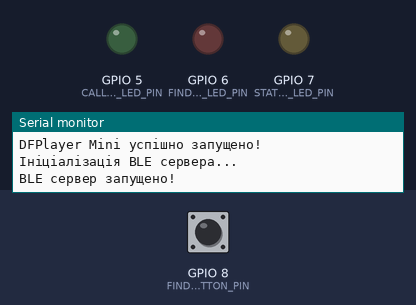
Bench run of a sketch on a simulated ESP32-S3. On the bench: output pins drawn as LEDs (lit = HIGH), the last lines printed to the serial monitor. The inputs (shaded band) are chosen by the test bench; at power-on: GPIO 8 (FIND_BUTTON_PIN) HIGH. Nothing arrives over Bluetooth unless stated; the audio player accepts every command and is not drawn; a phone connects over Bluetooth LE 3 s after start.

Above: at 2.7 s.
2.8 s: GPIO 8 (FIND_BUTTON_PIN) pulled LOW for 3.2 s
At 7.1 s:
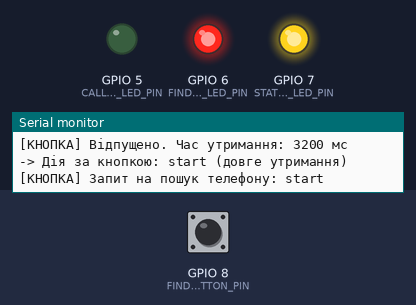
9.0 s: GPIO 8 (FIND_BUTTON_PIN) pulled LOW for 0.15 s
At 10.4 s:
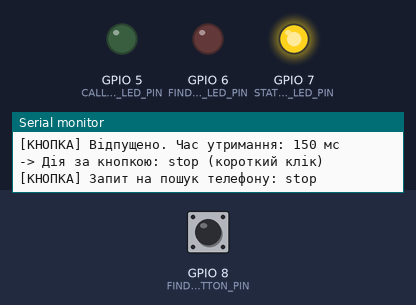
Timing chart, 0 to 12.0 s (numbered marks = the images above; inputs shaded):
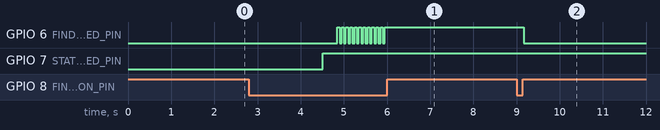

The sketch:

dzvonyk.ino
```cpp
#include <BLEDevice.h>
#include <BLEServer.h>
#include <BLEUtils.h>
#include <BLE2902.h>
#include <HardwareSerial.h>
#include <DFRobotDFPlayerMini.h>

const int CALL_GREEN_LED_PIN = 5;
const int FIND_RED_LED_PIN = 6;
const int STATUS_YELLOW_LED_PIN = 7;
const int FIND_BUTTON_PIN = 8;
const int DF_TX_PIN = 3; // До RX (через резистор 1кОм)
const int DF_RX_PIN = 4; // До TX

HardwareSerial dfSerial(1);
DFRobotDFPlayerMini myDFPlayer;

#define SERVICE_UUID "4fafc201-1fb5-459e-8fcc-c5c9c331914b"
#define CHARACTERISTIC_UUID "BEB5483E-36E1-4688-B7F5-EA07361B26AA"

bool deviceConnected = false;
BLEServer* pServer = nullptr;
BLECharacteristic* pCharacteristic = nullptr;

volatile bool newCommandAvailable = false;
String globalStatus = "";
int globalNumber = 0;

bool lastButtonState = HIGH;
unsigned long previousButtonMillis = 0;
const long buttonInterval = 50;

unsigned long pressStartTime = 0;
bool isHolding = false;
bool longPressTriggered = false;

class MyServerCallbacks: public BLEServerCallbacks {
    void onConnect(BLEServer* pServer) {
        deviceConnected = true;
        digitalWrite(STATUS_YELLOW_LED_PIN, HIGH);
        Serial.println("[BLE] Телефон підключено!");
    }

    void onDisconnect(BLEServer* pServer) {
        deviceConnected = false;
        digitalWrite(STATUS_YELLOW_LED_PIN, LOW);
        Serial.println("[BLE] Телефон відключено. Перезапуск реклами...");
        delay(500);
        pServer->getAdvertising()->start();
    }
};

void playRingTone(String status, int number) {
  if (status == "ring") {
    digitalWrite(CALL_GREEN_LED_PIN, HIGH);
    myDFPlayer.playMp3Folder(number);
    Serial.println("[DFPlayer] Запуск треку " + String(number) + " (дзвінок)");
  }
  else if (status == "stop") {
    digitalWrite(CALL_GREEN_LED_PIN, LOW);
    myDFPlayer.stop();
    Serial.println("[DFPlayer] Зупинка треку");
  }
}

class MyCallbacks: public BLECharacteristicCallbacks {
    void onWrite(BLECharacteristic *pCharacteristic) {
        String value = pCharacteristic->getValue();

        if (value.length() > 0) {
            Serial.println("[BLE] Отримано дані: " + value);

            int separatorIndex = value.indexOf(':');
            if (separatorIndex != -1) {
                String status = value.substring(0, separatorIndex);
                String number = value.substring(separatorIndex + 1);

                globalStatus = status;
                globalNumber = number.toInt();
                newCommandAvailable = true;

                if (status == "ring" || status == "stop") {
                    String ackMessage = "ack:" + status;
                    pCharacteristic->setValue(ackMessage.c_str());
                    pCharacteristic->notify();
                    Serial.println("[BLE] Надіслано підтвердження: " + ackMessage);
                }

                Serial.println("-> Черга: Статус = " + status + ", Номер = " + number);
            }
        }
    }
};

void sendPhoneFindRequest(String action) {
  Serial.println("[КНОПКА] Запит на пошук телефону: " + action);
  if (deviceConnected) {
    pCharacteristic->setValue(("find:" + action).c_str());
    pCharacteristic->notify();
  } else {
    Serial.println("[BLE] Неможливо надіслати: телефон не підключено по Bluetooth.");
  }
}

void handleFindPhone(unsigned long currentMillis) {
  if (currentMillis - previousButtonMillis >= buttonInterval) {
    previousButtonMillis = currentMillis;

    int currentButtonState = digitalRead(FIND_BUTTON_PIN);

    if (currentButtonState != lastButtonState) {
      lastButtonState = currentButtonState;

      if (currentButtonState == LOW) {
        pressStartTime = currentMillis;
        isHolding = true;
        longPressTriggered = false;
        Serial.println("[КНОПКА] Натиснуто (LOW)");
      } else {
        if (isHolding) {
          unsigned long duration = currentMillis - pressStartTime;
          Serial.print("[КНОПКА] Відпущено. Час утримання: ");
          Serial.print(duration);
          Serial.println(" мс");

          if (longPressTriggered) {
            Serial.println("-> Дія за кнопкою: start (довге утримання)");
            sendPhoneFindRequest("start");
          } else if (duration >= 50) {
            Serial.println("-> Дія за кнопкою: stop (короткий клік)");
            digitalWrite(FIND_RED_LED_PIN, LOW);
            sendPhoneFindRequest("stop");
          }
          isHolding = false;
        }
      }
    }
  }

  if (isHolding && digitalRead(FIND_BUTTON_PIN) == LOW) {
    unsigned long heldDuration = currentMillis - pressStartTime;
    if (heldDuration >= 2000 && !longPressTriggered) {
      longPressTriggered = true;
      Serial.println("[ДІОД] Поріг у 2 секунди пройдено, починаємо мигання!");
    }

    if (heldDuration >= 2000) {
      digitalWrite(FIND_RED_LED_PIN, (currentMillis / 50) % 2);

      // === Скид BLE ===
      // if (pServer->getConnectedCount() > 0) {
      //     pServer->disconnect(pServer->getConnId());
      //     Serial.println("[BLE] Поточне з'єднання примусово розірвано кнопкою!");
      // }
    }
  }
}

void setup() {
  Serial.begin(115200);
  delay(1000);

  pinMode(FIND_BUTTON_PIN, INPUT_PULLUP);
  pinMode(FIND_RED_LED_PIN, OUTPUT);
  pinMode(STATUS_YELLOW_LED_PIN, OUTPUT);
  pinMode(CALL_GREEN_LED_PIN, OUTPUT);
  digitalWrite(FIND_RED_LED_PIN, LOW);
  digitalWrite(STATUS_YELLOW_LED_PIN, LOW);
  digitalWrite(CALL_GREEN_LED_PIN, LOW);

  dfSerial.begin(9600, SERIAL_8N1, DF_RX_PIN, DF_TX_PIN);
  Serial.println("Ініціалізація DFPlayer Mini...");

  if (!myDFPlayer.begin(dfSerial, true, false)) {
    Serial.println("Помилка: DFPlayer Mini не знайдено!");
  } else {
    Serial.println("DFPlayer Mini успішно запущено!");
    myDFPlayer.volume(25);
  }

  Serial.println("\nІніціалізація BLE сервера...");
  BLEDevice::init("Dzvonyk");

  pServer = BLEDevice::createServer();
  pServer->setCallbacks(new MyServerCallbacks());

  BLEService *pService = pServer->createService(SERVICE_UUID);

  pCharacteristic = pService->createCharacteristic(
                      CHARACTERISTIC_UUID,
                      BLECharacteristic::PROPERTY_READ   |
                      BLECharacteristic::PROPERTY_WRITE  |
                      BLECharacteristic::PROPERTY_WRITE_NR |
                      BLECharacteristic::PROPERTY_NOTIFY
                    );

  pCharacteristic->setCallbacks(new MyCallbacks());
  pCharacteristic->addDescriptor(new BLE2902());

  pService->start();

  BLEAdvertising *pAdvertising = BLEDevice::getAdvertising();
  pAdvertising->addServiceUUID(SERVICE_UUID);
  pAdvertising->setName("Dzvonyk");
  pAdvertising->setScanResponse(true);
  pAdvertising->setMinPreferred(0x06); // для стабильного коннекту з iOS
  pAdvertising->setMinPreferred(0x12);
  BLEDevice::startAdvertising();

  Serial.println("BLE сервер запущено!");
}

void loop() {
  unsigned long currentMillis = millis();

  handleFindPhone(currentMillis);

  // Безопасное выполнение тяжелых команд вне BLE прерывания
  if (newCommandAvailable) {
    newCommandAvailable = false;
    playRingTone(globalStatus, globalNumber);
  }
}
```

Measured:
- after the input at 2.8 s, GPIO 6 (FIND_RED_LED_PIN): alternates HIGH for 0.05 s and LOW for 0.05 s, 23 changes in all, then stays HIGH, starting after 2.1 s
- after the input at 9.0 s, GPIO 6 (FIND_RED_LED_PIN): HIGH → LOW after 0.17 s
